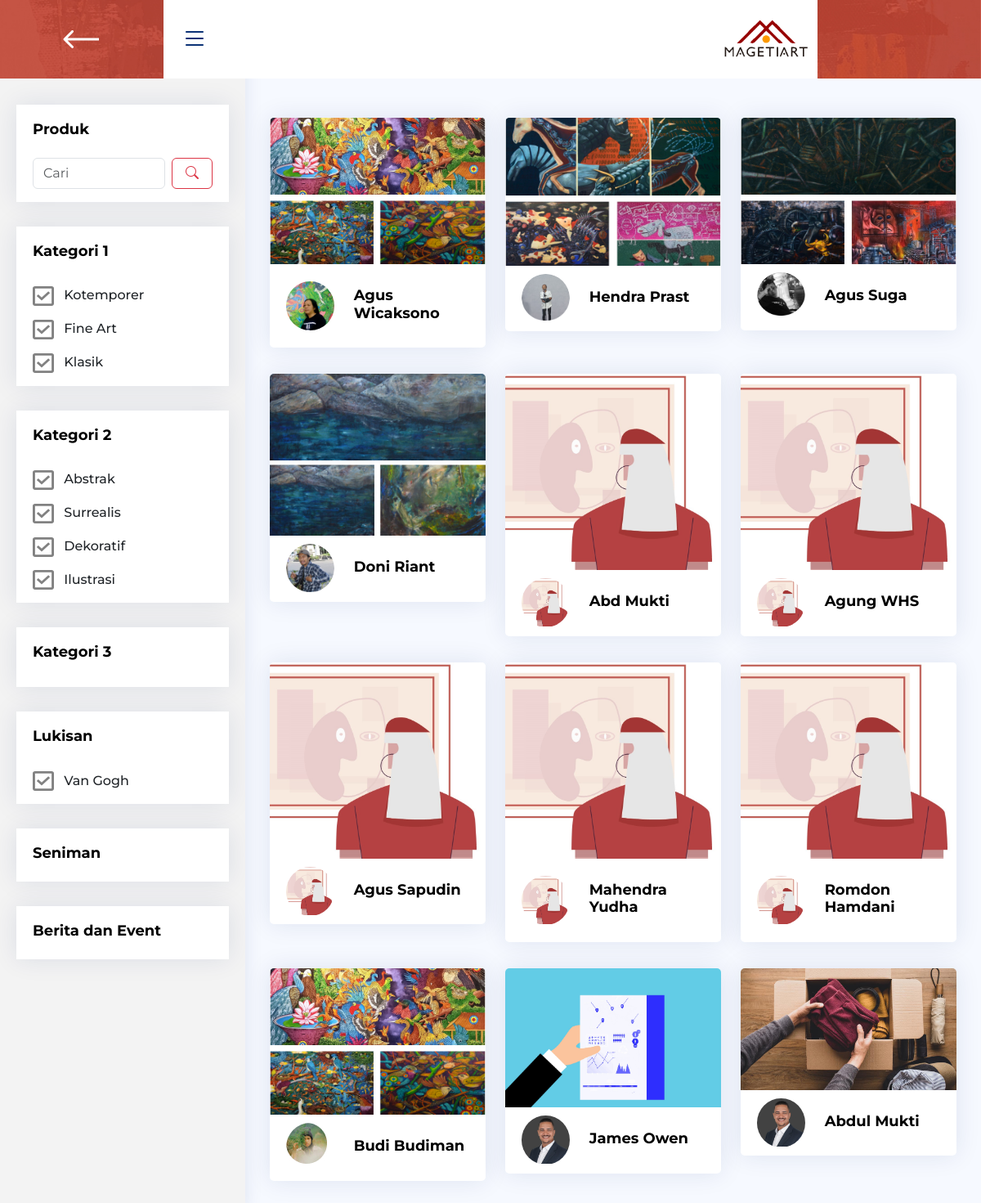
Page /index.php/produk/seniman on the committed database.
### tables this page shows
CREATE TABLE `seniman` (
  `id` int(11) NOT NULL,
  `name` varchar(64) NOT NULL,
  `place` varchar(64) NOT NULL,
  `profile` varchar(480) NOT NULL,
  `image` varchar(64) NOT NULL,
  `ig` varchar(64) NOT NULL,
  `email` varchar(64) NOT NULL,
  `fb` varchar(64) NOT NULL,
  `cover` varchar(64) NOT NULL,
  `created_at` timestamp NULL DEFAULT NULL
);

### application/controllers/Produk.php (called while the page is built, shortened)
<?php
class Produk extends CI_Controller
{
    public function __construct()
    {
        $this->load->model('Kategori_model');
        $this->load->model('Karya_model');
        $this->load->model('Seniman_model');
        $this->load->model('Berita_model');
    }
    public function seniman()
    {
        $products = $this->Seniman_model->getAll();
        $data = [
            'title' => 'Daftar Seniman - MagetiArt',
            'css' => 'user/produk/style.css',
            'products' => $products,
            'categories' => $this->Kategori_model->getAll()
        ];
        $this->load->view('user/templates/header', $data);
        $this->load->view('user/produk/header');
        $this->load->view('user/produk/sidebar');
        $this->load->view('user/produk/product');
        $this->load->view('user/templates/footer');
    }
}

### index.php (called while the page is built, shortened)
<?php
require_once BASEPATH.'core/CodeIgniter.php';

### application/models/Seniman_model.php (called while the page is built, shortened)
<?php
class Seniman_model extends CI_Model
{
    private $_table = 'seniman';
    public function getAll()
    {
        $this->db->where('created_at!=', NULL);
        return $this->db->get($this->_table)->result_array();
    }
}

### application/views/user/produk/product.php (the view, shortened to what this page needs)
<main class="main" id="main">
    <div class="row mt-5">
        <div class="col">
            <div class="row">
                <?php foreach ($products as $product) : ?>
                    <div class="col-md-4 col-sm-6 mt-3">
                        <?php if ($title == 'Daftar Seniman - MagetiArt') : ?>
                            <a href="<?= base_url('Detail/seniman/' . $product['email']); ?>" style="text-decoration: none; ">
                                <div class="card mb-3">
                                    <div class="image" style=" overflow-y: hidden;">
                                        <img src="<?= base_url('public'); ?>/img/admin/seniman/<?= $product['cover']; ?>" class="card-img-top" alt="<?= $product['name']; ?>">
                                    </div>
                                    <div class="card-body  py-2">
                                        <div class="row align-items-center">
                                            <div class="col-5 col-md-3 col-lg-4 d-flex justify-content-center">
                                                <div class="rounded-circle overflow-hidden profile">
                                                    <img src="<?= base_url('public/img/admin/seniman/' . $product['image']); ?>" class="img-fluid">
                                                </div>
                                            </div>
                                            <div class="col-7 col-md-9 col-lg-8 mx-0">
                                                <h5 class="card-title" style="font-weight: 700;">
                                                    <?= (strlen($product['name']) < 15) ? $product['name'] : substr($product['name'], 0, 15) . '...'; ?>
                                                </h5>
                                            </div>
                                        </div>
                                    </div>
                                </div>
                            </a>
                        <?php endif; ?>
                    </div>
                <?php endforeach ?>
            </div>
        </div>
    </div>
</main>

### public/assets/css/style.css (style rules this page uses)
:root { scroll-behavior: smooth; }
body { font-family: "Open Sans", sans-serif; background: #f6f9ff; color: #444444; }
a { color: #4154f1; text-decoration: none; }
h1, h2, h3, h4, h5, h6 { font-family: "Nunito", sans-serif; }
#main { margin-top: 60px; padding: 20px 30px; transition: all 0.3s; }
.card { margin-bottom: 30px; border: none; border-radius: 5px; box-shadow: 0px 0 30px rgba(1, 41, 112, 0.1); }
.card-title { padding: 20px 0 15px 0; font-size: 18px; font-weight: 500; color: #012970; font-family: "Poppins", sans-serif; }
.card-body { padding: 0 20px 20px 20px; }
@media (min-width: 1200px) { #main, #footer { margin-left: 300px; } }

### public/css/user/produk/style.css (style rules this page uses)
:root { --primary: #d63721; --secondary: #c24332; --bg: hsl(0, 0%, 0%); }
* { font-family: "Montserrat", sans-serif; }
html { scroll-behavior: smooth; }
.main .card-title { font-weight: 600; color: #000; font-family: "Montserrat", sans-serif; }
.main .card .image { max-height: 30vh; }
.main .card .profile { height: 5vw; width: 5vw; }

### rows in the picture
seniman: cover (picture), image (picture), name "Agus Wicaksono"
seniman: cover (picture), image (picture), name "Hendra Prast"
seniman: cover (picture), image (picture), name "Agus Suga"
seniman: cover (picture), image (picture), name "Doni Riant"
seniman: cover (placeholder picture), image (placeholder picture), name "Abd Mukti"
seniman: cover (placeholder picture), image (placeholder picture), name "Agung WHS"
seniman: cover (placeholder picture), image (placeholder picture), name "Agus Sapudin"
seniman: cover (placeholder picture), image (placeholder picture), name "Mahendra Yudha"
seniman: cover (placeholder picture), image (placeholder picture), name "Romdon Hamdani"
seniman: cover (picture), image (picture), name "Budi Budiman"
seniman: cover (picture), image (picture), name "James Owen"
seniman: cover (picture), image (picture), name "Abdul Mukti"

### other values in the picture
$value[0] "Kategori 1"
$value[0] "Kotemporer"
$value[0] "Fine Art"
$value[0] "Klasik"
$value[0] "Kategori 2"
$value[0] "Abstrak"
$value[0] "Surrealis"
$value[0] "Dekoratif"
$value[0] "Ilustrasi"
$value[0] "Kategori 3"
$value[0] "Lukisan"
$value[0] "Van Gogh"
